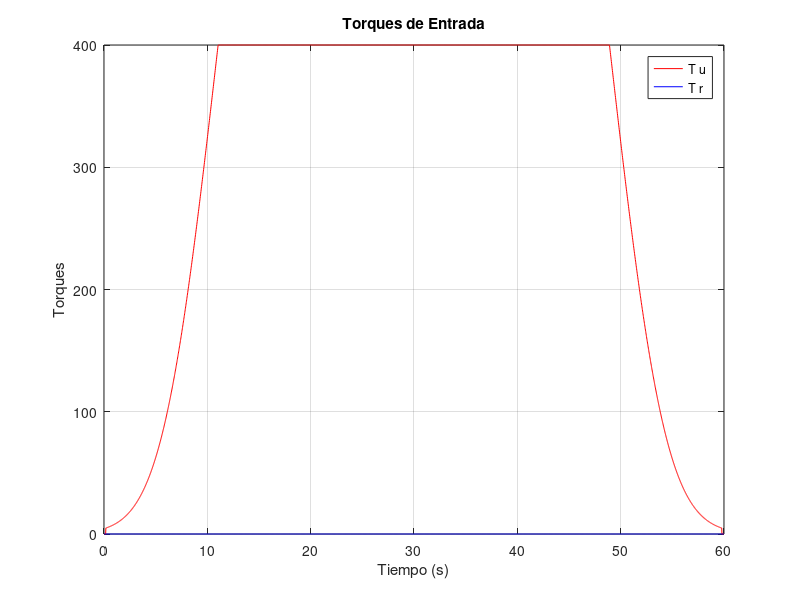
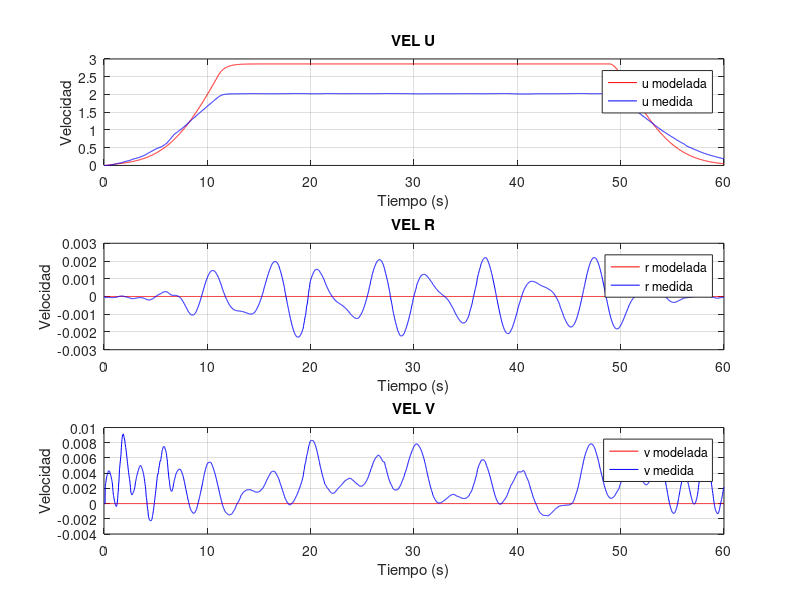

MATLAB code for these plots, in order: (Note: this script raises an error after producing the figures.)
clc, clear all, close all,
% Cargar los datos de torques y tiempo desde el archivo .mat
load('sim_val.mat');
load('delta_valores3.mat', 'delta');

% Asignar los valores de delta a variables individuales
delta_1 = delta(1);
delta_2 = delta(2);
delta_3 = delta(3);
delta_4 = delta(4);
delta_5 = delta(5);
delta_6 = delta(6);
delta_7 = delta(7);
delta_8 = delta(8);
delta_9 = delta(9);
delta_9 = delta(9);

% Definición de matrices del sistema
M = [delta_1, 0, 0;
     0, delta_2, 0;
     0, 0, delta_3];

D = [delta_7, 0, 0;
     0, delta_8, 0;
     0, 0, delta_9];

% Condiciones iniciales de velocidad
u = zeros(length(t),1);
v = zeros(length(t),1);
r = zeros(length(t),1);
% Torques de entrada (asumimos T_v = 0, ya que solo están T_u y T_r)
T_v = zeros(length(t),1);
IM=inv(M);
% Simulación
for k = 1:length(t) - 1
    % Estado de velocidades actuales
    vel = [u(k); v(k); r(k)];
    
    % Cálculo del vector C(vel) * vel
    C = [0, -delta_4 * r(k), - delta_5 * v(k);
         delta_4*r(k), 0, delta_6 * u(k);
         delta_5 * v(k), -delta_6 * u(k), 0];
     
    % Cálculo de las derivadas de velocidad usando: M * d_vel = T - C*vel - D*vel
    d_vel = IM*([T_u(k); T_v(k); T_r(k)] - C * vel - D * vel);
    
    % Integración de Euler para obtener las velocidades en el siguiente instante
    u(k + 1) = u(k) + d_vel(1) * ts;
    v(k + 1) = v(k) + d_vel(2) * ts;
    r(k + 1) = r(k) + d_vel(3) * ts;
end


figure;
plot(t, T_u, 'r', 'DisplayName', 'T u');
hold on;
plot(t, T_r, 'b', 'DisplayName', 'T r');
xlabel('Tiempo (s)');
ylabel('Torques');
title('Torques de Entrada');
legend;
grid on;


% Gráfica de los resultados en un subplot
figure;

% Subplot para la velocidad u
subplot(3, 1, 1); % 3 filas, 1 columna, 1ª gráfica
plot(t, u, 'r', 'DisplayName', 'u modelada');
hold on;
plot(t, vel_u, 'b', 'DisplayName', 'u medida');
xlabel('Tiempo (s)');
ylabel('Velocidad');
title('VEL U');
legend;
grid on;

% Subplot para la velocidad r
subplot(3, 1, 2); % 3 filas, 1 columna, 2ª gráfica
plot(t, r, 'r', 'DisplayName', 'r modelada');
hold on;
plot(t, vel_r, 'b', 'DisplayName', 'r medida');
xlabel('Tiempo (s)');
ylabel('Velocidad');
title('VEL R');
legend;
grid on;

% Subplot para la velocidad v
subplot(3, 1, 3); % 3 filas, 1 columna, 3ª gráfica
plot(t, v, 'r', 'DisplayName', 'v modelada');
hold on;
plot(t, vel_v, 'b', 'DisplayName', 'v medida');
xlabel('Tiempo (s)');
ylabel('Velocidad');
title('VEL V');
legend;
grid on;

% Ajuste de espacio entre subplots
sgtitle('Resultados de Velocidades') % Título general para todos los subplots
error_u3=calcularECM(u,vel_u);
error_v3=calcularECM(v,vel_v);
error_r3=calcularECM(r,vel_r);
% Imprime los resultados en la consola
fprintf('Error cuadrático medio de u: %.4f\n', error_u3);
fprintf('Error cuadrático medio de v: %.4f\n', error_v3);
fprintf('Error cuadrático medio de r: %.4f\n', error_r3);
save('errores.mat', 'error_u3', 'error_v3', 'error_r3');

function ecm = calcularECM(vector1, vector2)
    % Comprueba que los vectores tengan el mismo tamaño
    if length(vector1) ~= length(vector2)
        error('Los vectores deben tener el mismo tamaño');
    end
    
    % Calcula el error cuadrático medio
    ecm = mean((vector1 - vector2).^2);
end

